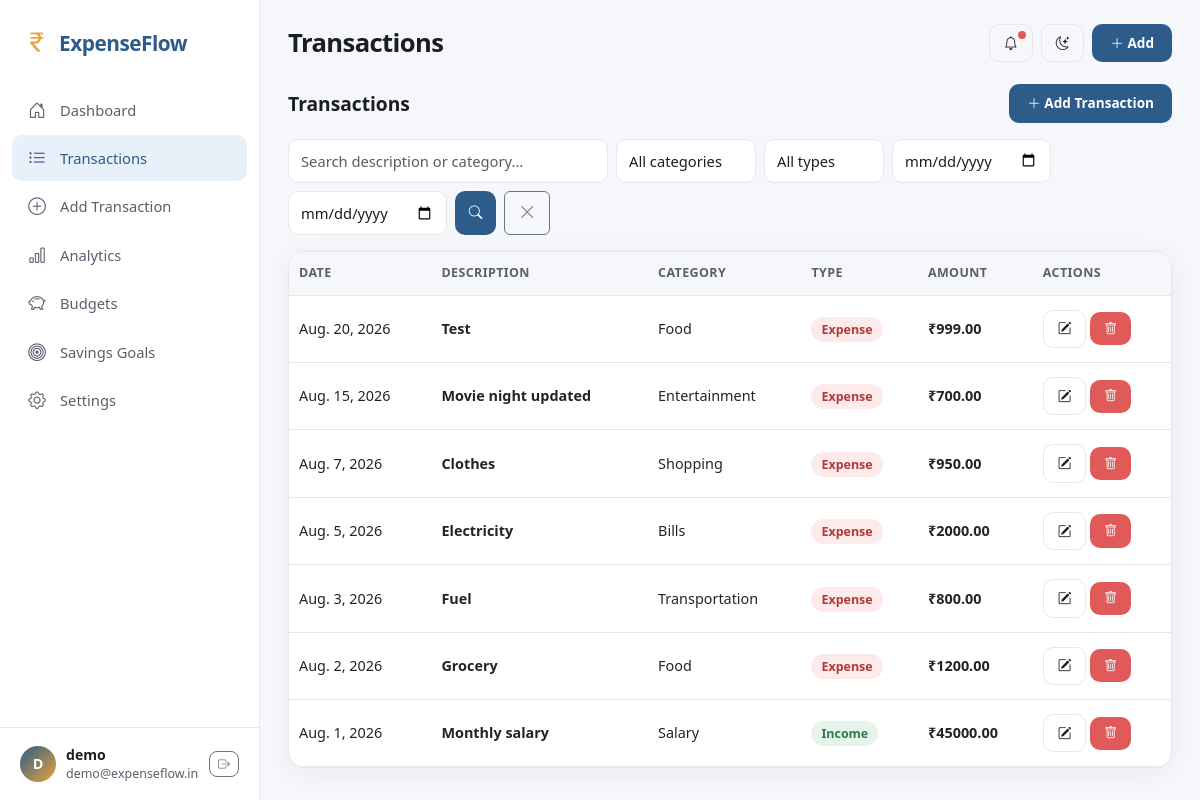
/transactions/ (signed in), run on the app's committed database.
### tracker/models.py (models this page shows, shortened)
class Transaction(models.Model):
    user = models.ForeignKey(User, on_delete=models.CASCADE, related_name='transactions')
    transaction_type = models.CharField(max_length=10, choices=TRANSACTION_TYPES, default='expense')
    amount = models.DecimalField(max_digits=12, decimal_places=2, validators=[MinValueValidator(0.01)])
    category = models.CharField(max_length=50)
    description = models.CharField(max_length=200, blank=True)
    date = models.DateField()
    created_at = models.DateTimeField(auto_now_add=True)
    class Meta:
        ordering = ['-date', '-created_at']

### tracker/views.py (the view)
# urls.py: path('transactions/', views.transactions, name='transactions'),
@login_required
def transactions(request):
    user = request.user
    txs = Transaction.objects.filter(user=user)
    q = request.GET.get('q', '').strip()
    cat_filter = request.GET.get('category', '')
    type_filter = request.GET.get('type', '')
    start = request.GET.get('start')
    end = request.GET.get('end')
    if q:
        txs = txs.filter(Q(description__icontains=q) | Q(category__icontains=q))
    if cat_filter:
        txs = txs.filter(category=cat_filter)
    if type_filter:
        txs = txs.filter(transaction_type=type_filter)
    if start:
        txs = txs.filter(date__gte=start)
    if end:
        txs = txs.filter(date__lte=end)
    txs = txs.order_by('-date', '-created_at')
    categories = sorted(set(t.category for t in Transaction.objects.filter(user=user)))
    context = BASE_CONTEXT.copy()
    context.update({
        'title': 'Transactions',
        'transactions': txs,
        'q': q,
        'cat_filter': cat_filter,
        'type_filter': type_filter,
        'start': start,
        'end': end,
        'categories': categories,
        'user': user,
    })
    return render(request, 'tracker/transactions.html', context)

### tracker/templates/tracker/transactions.html (shortened to what this page needs)
{% extends "tracker/base.html" %}
{% block content %}
<div class="d-flex justify-content-between align-items-center mb-3" style="flex-wrap:wrap; gap:10px;">
  <h2 style="font-weight:800; font-size:1.2rem; margin:0;">Transactions</h2>
  <a href="/add/" class="btn btn-primary"><i class="bi bi-plus-lg"></i> Add Transaction</a>
</div>
<form method="get" action="/transactions/" class="d-flex gap-2 mb-3" style="flex-wrap:wrap;">
  <input type="text" name="q" class="form-control" placeholder="Search description or category..." value="{{ q }}" style="min-width:220px; max-width:320px;">
  <select name="category" class="form-select" style="width:auto; min-width:140px;">
    <option value="">All categories</option>
  </select>
  <select name="type" class="form-select" style="width:auto; min-width:120px;">
    <option value="">All types</option>
  </select>
  <input type="date" name="start" class="form-control" value="{{ start }}" style="width:auto; min-width:140px;">
  <input type="date" name="end" class="form-control" value="{{ end }}" style="width:auto; min-width:140px;">
  <button type="submit" class="btn btn-primary" style="padding:8px 14px;"><i class="bi bi-search"></i></button>
  <a href="/transactions/" class="btn btn-outline-secondary" style="padding:8px 14px;"><i class="bi bi-x-lg"></i></a>
</form>
<div class="card" style="padding:0; overflow:hidden;">
  <div class="table-wrap">
    <table>
      <thead><tr><th>Date</th><th>Description</th><th>Category</th><th>Type</th><th>Amount</th><th>Actions</th></tr></thead>
      <tbody>
        {% for tx in transactions %}
        <tr>
          <td>{{ tx.date }}</td>
          <td><strong>{{ tx.description|default:tx.category }}</strong></td>
          <td>{{ tx.category }}</td>
          <td>{% if tx.transaction_type == 'income' %}<span class="badge-income">Income</span>{% else %}<span class="badge-expense">Expense</span>{% endif %}</td>
          <td><strong>₹{{ tx.amount }}</strong></td>
          <td>
            <a href="/edit/{{ tx.id }}/" class="btn btn-sm btn-ghost"><i class="bi bi-pencil-square"></i></a>
            <button onclick="openDeleteModal({{ tx.id }}, '{{ tx.description|default:tx.category }}', '{{ tx.amount }}')" class="btn btn-sm btn-danger"><i class="bi bi-trash"></i></button>
          </td>
        </tr>
        {% endfor %}
      </tbody>
    </table>
  </div>
</div>
{% endblock %}

### tracker/templates/tracker/base.html (shortened to what this page needs)
<!DOCTYPE html>
<html lang="en" data-theme="light">
<head>
<link href="https://cdn.jsdelivr.net/npm/bootstrap@5.3.3/dist/css/bootstrap.min.css" rel="stylesheet">
<link rel="stylesheet" href="https://cdn.jsdelivr.net/npm/bootstrap-icons@1.11.3/font/bootstrap-icons.css">
</head>
<body>
<div class="app-wrapper">
  <aside class="sidebar" id="sidebar">
    <a href="/dashboard/" class="sidebar-brand"><i class="bi bi-currency-rupee"></i> ExpenseFlow</a>
    <nav class="nav-menu">
      {% for item in nav_items %}
      <a href="{{ item.url }}" class="{% if item.url in request.path %}active{% endif %}"><i class="bi {{ item.icon }}"></i> {{ item.name }}</a>
      {% endfor %}
    </nav>
    <div class="sidebar-footer">
      <div class="user-card">
        <div class="avatar">{{ user.username|first|upper }}</div>
        <div style="min-width:0;">
          <div style="font-weight:700; font-size:0.88rem; white-space:nowrap; overflow:hidden; text-overflow:ellipsis;">{{ user.username }}</div>
          <div style="font-size:0.78rem; color: var(--text-secondary);">{{ user.email|stringformat:".30s" }}</div>
        </div>
        <a href="/logout/" title="Logout" class="btn btn-sm btn-outline-secondary ms-auto" style="border-radius:8px; font-size:0.75rem; padding:3px 8px;"><i class="bi bi-box-arrow-right"></i></a>
      </div>
    </div>
  </aside>
  <main class="main">
    <div class="header">
      <div>
        <h1>{{ title|default:"ExpenseFlow" }}</h1>
      </div>
      <div class="actions-row">
        <button onclick="triggerNotification()" class="btn-ghost" title="Notifications" style="position:relative;"><i class="bi bi-bell"></i><span style="position:absolute;top:6px;right:6px;width:8px;height:8px;background:#e05a5a;border-radius:50%;display:block;"></span></button>
        <button onclick="toggleTheme()" class="btn-ghost" title="Toggle theme"><i class="bi bi-moon-stars" id="theme-icon"></i></button>
        <a href="/transactions/" class="btn-primary"><i class="bi bi-plus-lg"></i> Add</a>
      </div>
    </div>
    {% block content %}{% endblock %}
  </main>
</div>
</body>
</html>

### tracker/templates/tracker/base.html (style rules this page uses)
:root { --bg: #f6f7fb; --card: #ffffff; --text: #1a1d23; --text-secondary: #5a5f6e; --primary: #2d5b8a; --primary-soft: #e8f0fa; --accent: #e8a33b; --border: #e5e7ec; --shadow: rgba(26,29,35,0.06); }
* { box-sizing: border-box; }
html { scroll-behavior: smooth; }
body { font-family: "Segoe UI", system-ui, -apple-system, sans-serif; background: var(--bg); color: var(--text); margin: 0; transition: background 0.3s, color 0.3s; }
a { text-decoration: none; color: inherit; }
.app-wrapper { display: flex; min-height: 100vh; }
.sidebar { width: 260px; background: var(--card); border-right: 1px solid var(--border); position: fixed; height: 100vh; overflow-y: auto; z-index: 1000; transition: transform 0.3s; }
.sidebar-brand { padding: 24px 24px 16px; display: flex; align-items: center; gap: 10px; font-weight: 800; font-size: 1.3rem; color: var(--primary); letter-spacing: -0.5px; }
.sidebar-brand i { font-size: 1.6rem; color: var(--accent); }
.nav-menu { padding: 8px 12px; }
.nav-menu a { display: flex; align-items: center; gap: 12px; padding: 10px 14px; border-radius: 10px; color: var(--text-secondary); font-weight: 500; font-size: 0.92rem; transition: all 0.15s; margin-bottom: 2px; }
.nav-menu a:hover, .nav-menu a.active { background: var(--primary-soft); color: var(--primary); }
.nav-menu a i { font-size: 1.1rem; width: 22px; text-align: center; }
.sidebar-footer { position: absolute; bottom: 0; left: 0; right: 0; padding: 16px 20px; border-top: 1px solid var(--border); background: var(--card); }
.user-card { display: flex; align-items: center; gap: 10px; }
.avatar { width: 36px; height: 36px; border-radius: 50%; background: linear-gradient(135deg, var(--primary), var(--accent)); color: #fff; display: flex; align-items: center; justify-content: center; font-weight: 700; font-size: 0.9rem; flex-shrink: 0; }
.main { margin-left: 260px; flex: 1; min-height: 100vh; padding: 24px 28px; }
.header { display: flex; align-items: center; justify-content: space-between; margin-bottom: 22px; }
.header h1 { font-weight: 800; font-size: 1.6rem; letter-spacing: -0.6px; margin: 0; }
.actions-row { display: flex; gap: 8px; align-items: center; }
.btn-ghost { background: transparent; border: 1px solid var(--border); color: var(--text); border-radius: 10px; padding: 8px 14px; font-weight: 600; font-size: 0.85rem; transition: all 0.15s; }
.btn-primary { background: var(--primary); color: #fff; border: none; border-radius: 10px; padding: 9px 18px; font-weight: 600; font-size: 0.85rem; transition: all 0.15s; }
.btn-danger { background: #e05a5a; color: #fff; border: none; border-radius: 10px; padding: 7px 14px; font-weight: 600; font-size: 0.8rem; }
.card { background: var(--card); border: 1px solid var(--border); border-radius: 16px; box-shadow: 0 4px 24px var(--shadow); padding: 22px; transition: background 0.3s; }
.table-wrap { overflow-x: auto; }
table { width: 100%; border-collapse: separate; border-spacing: 0; font-size: 0.9rem; }
th { text-align: left; font-weight: 600; color: var(--text-secondary); font-size: 0.78rem; text-transform: uppercase; letter-spacing: 0.4px; padding: 12px 10px; background: var(--bg); border-bottom: 1px solid var(--border); white-space: nowrap; }
td { padding: 14px 10px; border-bottom: 1px solid var(--border); vertical-align: middle; }
.badge-income { background: #e6f5ec; color: #2d7a4f; padding: 4px 10px; border-radius: 20px; font-weight: 600; font-size: 0.78rem; }
.badge-expense { background: #fdeaea; color: #b23a3a; padding: 4px 10px; border-radius: 20px; font-weight: 600; font-size: 0.78rem; }
.form-control, .form-select { border-radius: 10px; border: 1px solid var(--border); background: var(--card); color: var(--text); padding: 10px 12px; font-size: 0.92rem; transition: border-color 0.15s, box-shadow 0.15s; }

### data on the page
Transaction: date "Aug. 20, 2026", description "Test", category "Food", transaction_type "Expense", amount "999.00"
Transaction: date "Aug. 15, 2026", description "Movie night updated", category "Entertainment", transaction_type "Expense", amount "700.00"
Transaction: date "Aug. 7, 2026", description "Clothes", category "Shopping", transaction_type "Expense", amount "950.00"
Transaction: date "Aug. 5, 2026", description "Electricity", category "Bills", transaction_type "Expense", amount "2000.00"
Transaction: date "Aug. 3, 2026", description "Fuel", category "Transportation", transaction_type "Expense", amount "800.00"
Transaction: date "Aug. 2, 2026", description "Grocery", category "Food", transaction_type "Expense", amount "1200.00"
Transaction: date "Aug. 1, 2026", description "Monthly salary", category "Salary", transaction_type "Income", amount "45000.00"

### other printed values
{{ item.name }} "Dashboard" "Transactions" "Add Transaction" "Analytics" "Budgets" "Savings Goals" "Settings"
{{ user.username|first|upper }} "D"
{{ user.username }} "demo"
{{ user.email|stringformat:".30s" }} "demo@expenseflow.in"
{{ title|default:"ExpenseFlow" }} "Transactions"
